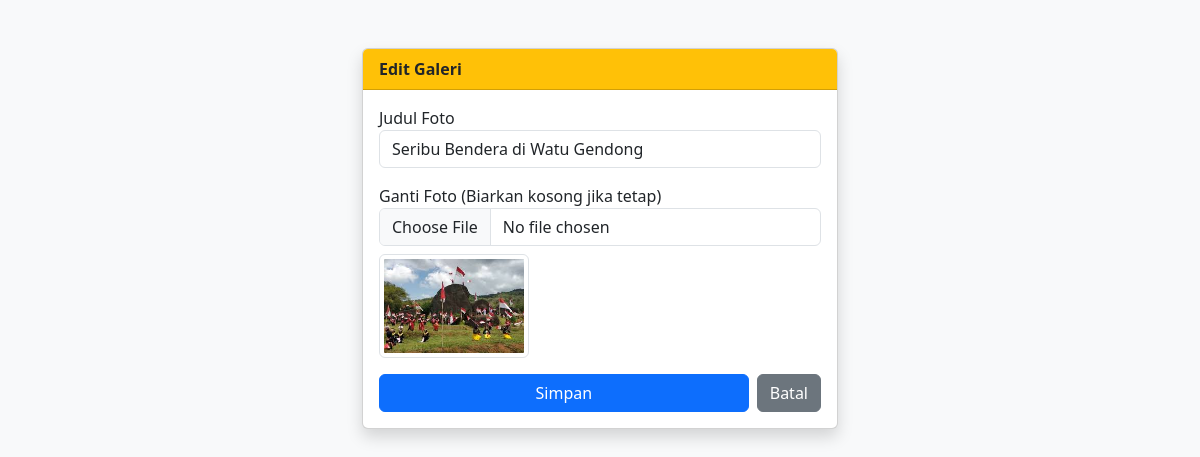
/edit/galeri/1 (signed in), run on the app's committed database.
### app.py (models this page shows)
class Galeri(db.Model):
    id = db.Column(db.Integer, primary_key=True)
    judul = db.Column(db.String(100))
    gambar = db.Column(db.String(200), nullable=False)

### app.py (the view, shortened to what this page needs)
@app.route('/edit/galeri/<int:id>', methods=['GET', 'POST'])
@login_required
def edit_galeri(id):
    item = Galeri.query.get_or_404(id)
    return render_template('edit_galeri.html', item=item)

### app.py (called while the page is built)
@login_manager.user_loader
def load_user(user_id):
    return User.query.get(int(user_id))

### templates/edit_galeri.html (shortened to what this page needs)
<!DOCTYPE html>
<html>
<head>
    <link href="https://cdn.jsdelivr.net/npm/bootstrap@5.3.0/dist/css/bootstrap.min.css" rel="stylesheet">
</head>
<body class="bg-light p-5">
    <div class="container" style="max-width: 500px;">
        <div class="card shadow">
            <div class="card-header bg-warning fw-bold">Edit Galeri</div>
            <div class="card-body">
                <form method="POST" enctype="multipart/form-data">
                    <div class="mb-3">
                        <label>Judul Foto</label>
                        <input type="text" name="judul" class="form-control" value="{{ item.judul }}" required>
                    </div>
                    <div class="mb-3">
                        <label>Ganti Foto (Biarkan kosong jika tetap)</label>
                        <input type="file" name="gambar" class="form-control">
                        <div class="mt-2">
                            <img src="{{ url_for('static', filename='uploads/' + item.gambar) }}" class="img-thumbnail" width="150">
                        </div>
                    </div>
                    <div class="d-flex gap-2">
                        <button class="btn btn-primary w-100">Simpan</button>
                        <a href="/dashboard" class="btn btn-secondary">Batal</a>
                    </div>
                </form>
            </div>
        </div>
    </div>
</body>
</html>

### data on the page
Galeri: judul "Seribu Bendera di Watu Gendong", gambar (picture)
